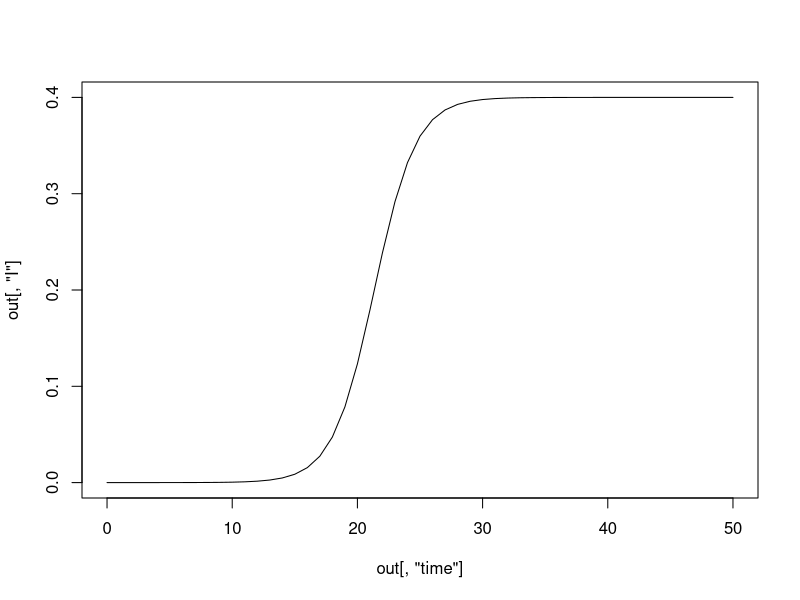

R code for this plot: (Note: this script raises an error after producing the figure.)
odeEuler <- function(f, y0, rho, alpha, tm) {
  y <- rep(0, length(tm))
  y[1] = y0
  for (n in 1:(length(tm)-1)) {
    y[n+1] = y[n] + f(y[n], rho, alpha)*(tm[n+1]-tm[n])
  }

  return(y)
}

sir <- function(I, rho, alpha) {
  dI <- rho*I*(1-I)-alpha*I
  return(dI)
}

sir <- function(tm, state, parameters) {
  with(as.list(c(state, parameters)), {
         dI <- rho*I*(1-I)-alpha*I
         return(list(c(dI)))
  })
}

init <- c(I=1e-6)
parameters <- c(rho=1.5, alpha=0.9)
times <- seq(0, 50, by=1)

library(deSolve)
out <- ode(y=init, times=times, func=sir, parms=parameters)
plot(out[, "time"], out[, "I"], type="l")

rho = 1.5
alpha = 1.9
tm = seq(0, 50, by=1)

I0=0.001
out <- odeEuler(sir, I0, rho, alpha, tm)
plot(out, type="l")
abline(h=1-alpha/rho, col="red")
